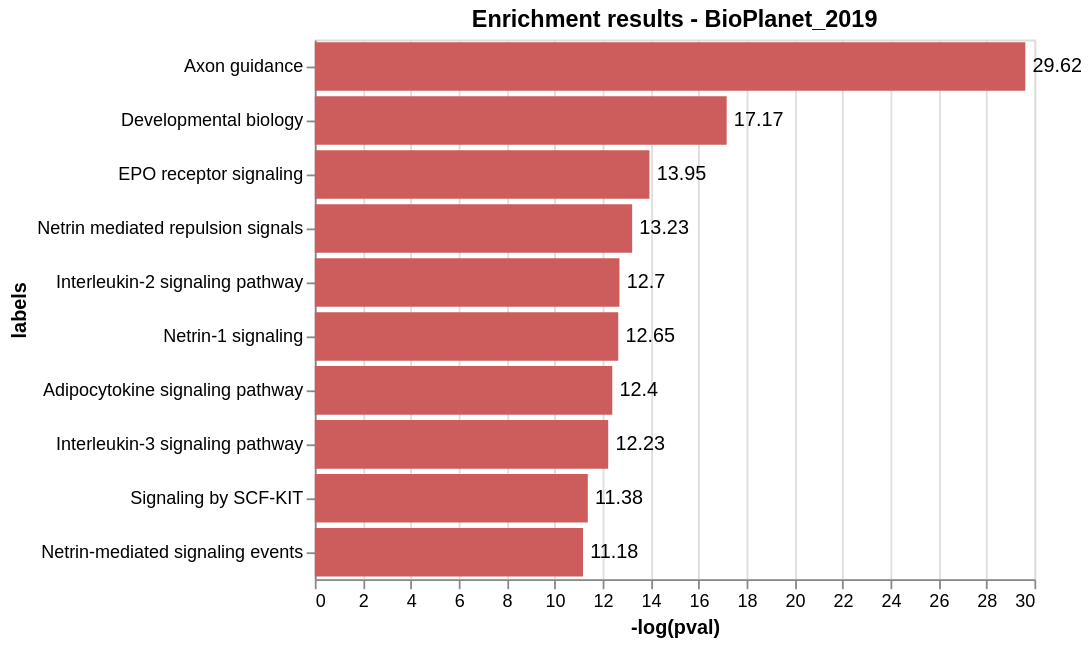

Notebook code cell kept with this figure:
### Markdown cell above
### Get enrichment results from DE A vs B >15

### Code cell
# plot enrichment 200 top de prot
EnrichR.plot_enrichment(top_DE, library_name = 'BioPlanet_2019', max_hits= 10, height = 300, width = 400)

### Figure 1 — Vega-Lite specification as saved in the notebook (floating-point values rounded to 4 significant figures)
{"config": {"view": {"continuousWidth": 400, "continuousHeight": 300}}, "layer": [{"mark": {"type": "bar", "color": "indianred"}, "encoding": {"x": {"field": "-log(pval)", "type": "quantitative"}, "y": {"field": "labels", "sort": "-x", "type": "nominal"}}}, {"mark": {"type": "text", "align": "left", "baseline": "middle", "dx": 4}, "encoding": {"text": {"field": "-log(pval)", "type": "quantitative"}, "x": {"field": "-log(pval)", "type": "quantitative"}, "y": {"field": "labels", "sort": "-x", "type": "nominal"}}, "title": "Enrichment results - BioPlanet_2019"}], "data": {"name": "data-61494f3225d536521632e5191623e9f0"}, "height": 300, "width": 400, "$schema": "https://vega.github.io/schema/vega-lite/v4.17.0.json", "datasets": {"data-61494f3225d536521632e5191623e9f0": [{"labels": "Axon guidance", "pval": 1.369e-13, "-log(pval)": 29.62}, {"labels": "Developmental biology", "pval": 3.499e-08, "-log(pval)": 17.17}, {"labels": "EPO receptor signaling", "pval": 8.78e-07, "-log(pval)": 13.95}, {"labels": "Netrin mediated repulsion signals", "pval": 1.794e-06, "-log(pval)": 13.23}, {"labels": "Interleukin-2 signaling pathway", "pval": 3.058e-06, "-log(pval)": 12.7}, {"labels": "Netrin-1 signaling", "pval": 3.209e-06, "-log(pval)": 12.65}, {"labels": "Adipocytokine signaling pathway", "pval": 4.125e-06, "-log(pval)": 12.4}, {"labels": "Interleukin-3 signaling pathway", "pval": 4.862e-06, "-log(pval)": 12.23}, {"labels": "Signaling by SCF-KIT", "pval": 1.144e-05, "-log(pval)": 11.38}, {"labels": "Netrin-mediated signaling events", "pval": 1.395e-05, "-log(pval)": 11.18}]}}
